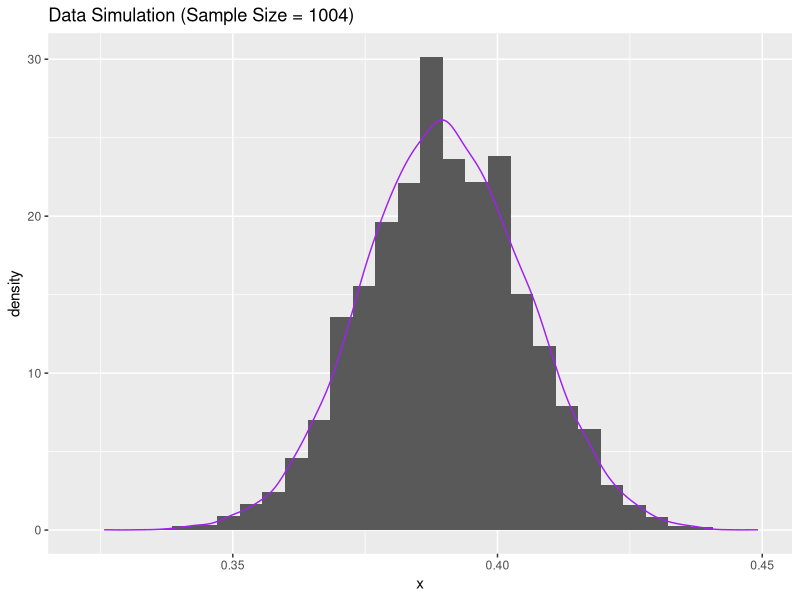
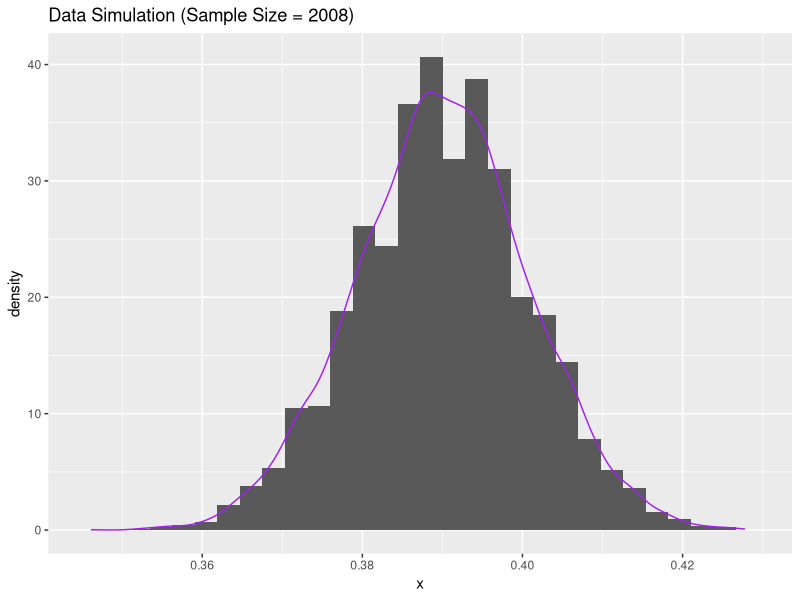

These charts were generated, in order, by the following R code:
####################################################################################################
# Lab 10

library(tidyverse)
####################################################################################################
# Task 1: Basic Simulation

# Use rbinom() to generate data
data_simulation_1 <- tibble(x=rbinom(10000, size = 1004, prob = 0.39)) /1004

# Plot a histogram of the data
ggplot(data = data_simulation_1, aes(x = x)) +
  geom_histogram(
    aes(y = ..density..),  
  ) +
  geom_density(
    color = "purple"
  ) +
  ggtitle("Data Simulation (Sample Size = 1004)")
  
# Shape is unimodal and centered around x=0.39 
# mean(data_simulation_1$x)


# What is the range of the middle 95%?

lower_bound <- quantile(data_simulation_1$x, 0.025) 
upper_bound <- quantile(data_simulation_1$x, 0.975) 
middle_range <- upper_bound - lower_bound

# Range of middle 95% is ~0.06

margin_of_error = middle_range/2

# Margin of error is ~0.03

# This margin of error of ~3% is better than Gallup's margin of error of 4%


###########################################################

# Task 1 Part 2: Repeat Simulation for Double Sample Size 

data_simulation_2 <- tibble(x=rbinom(10000, size = 1004*2, prob = 0.39)) /(1004*2)

# Plot a histogram of the data
ggplot(data = data_simulation_2, aes(x = x)) +
  geom_histogram(
    aes(y = ..density..),  
  ) +
  geom_density(
    color = "purple"
  ) + 
  ggtitle("Data Simulation (Sample Size = 2008)")


# Shape is unimodal and centered around x=0.78 
# mean(data_simulation_2$x)


# What is the range of the middle 95%?

lower_bound_2 <- quantile(data_simulation_2$x, 0.025) 
upper_bound_2 <- quantile(data_simulation_2$x, 0.975) 
middle_range_2 <- upper_bound_2 - lower_bound_2

# Range is ~0.06

margin_of_error_2 = middle_range_2/2

# Margin of error is ~2%

# This margin of error of ~2% is about equal to Gallup's margin of error of 2%



####################################################################################################
# Task 2: Resampling

# Create a df containing data from Gallup Survey

gallup_data <- tibble(1004)




